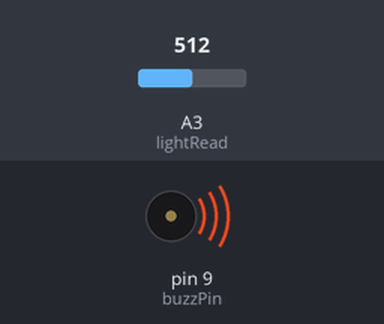
Simulated run of this sketch. Board: Arduino Uno, built with avr-gcc and run on an emulated ATmega328P. Parts: buzzer (waves = sounding). The inputs (shaded band) are chosen by the test bench; at power-on: A3 (lightRead) = 512. What the sketch prints to the serial monitor is not drawn.

Above: at 0.1 s.
Timing chart, 0 to 1.7 s (numbered marks = the images above):
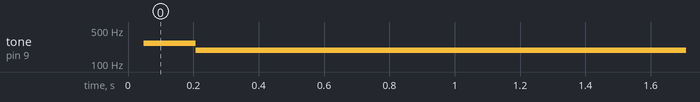

The sketch:

Photo-Detector-Fun.ino
```cpp
int lightRead = A3;
int buzzPin = 9;
int lighVal;

int buzzTimeLow;

void setup() {
  // put your setup code here, to run once:
  Serial.begin(9600);
  pinMode(lightRead, INPUT);
  pinMode(buzzPin, OUTPUT);
}

void loop() {
  // put your main code here, to run repeatedly:
  lighVal = analogRead(lightRead);

  Serial.println(lighVal);
  buzzTimeLow = (int)((1000./300.)*lighVal);

  digitalWrite(buzzPin, HIGH);
  delayMicroseconds(buzzTimeLow);
  digitalWrite(buzzPin, LOW);
  delayMicroseconds(buzzTimeLow);

}
```

Measured:
- by itself, tone on pin 9 (buzzPin): silent → 268 Hz at 0.05 s, → 192 Hz 0.16 s later
